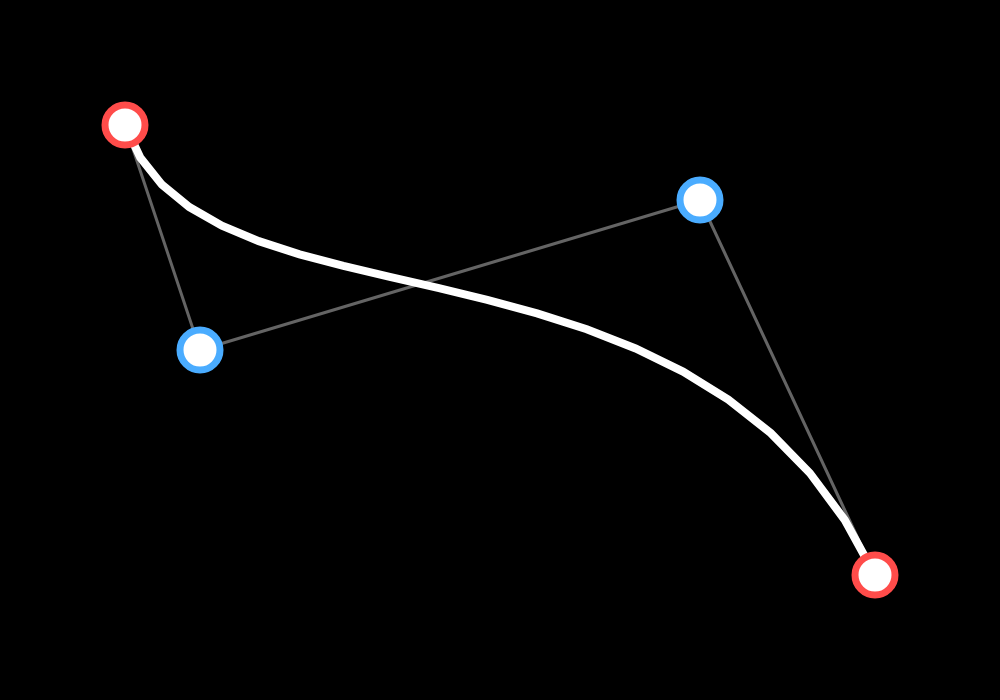
Frame 1 (no input)
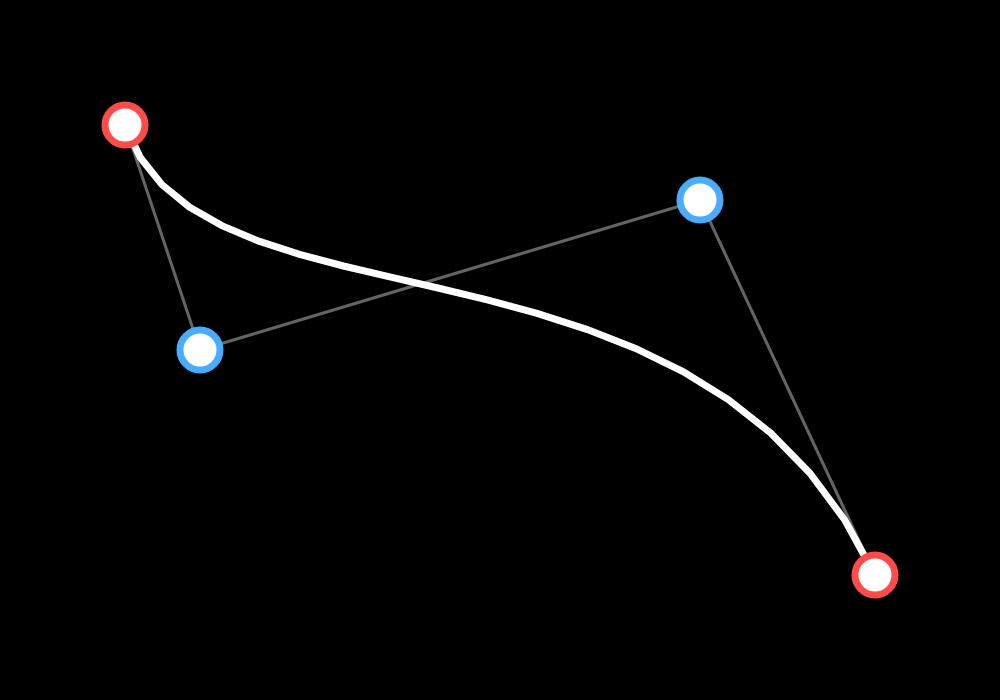
Frame 60 (no input)
Frame 120 (the mouse pressed at the canvas centre since frame 60): identical to frame 60, image omitted

The p5.js sketch that drew these frames (run headless with seeded random() and noise() and a simulated clock; from frame 60 on, the mouse is pressed at the canvas centre):

// p5.js sketch
// ── sketch.js
//Bezier cubico
//Miguel Rodriguez
//23-04-24

const WIDTH = 1000
const HEIGHT = 700
let moviendo

let p0
let p1
let p2
let p3

let points = []

let res_slider
let extra_cb
let textP


function setup(){
    createCanvas(WIDTH, HEIGHT)
    background(0)
    p0 = createVector(125,125)
    p1 = createVector(200,350)
    p2 = createVector(700,200)
    p3 = createVector(875,575)
    stroke(150)
    strokeWeight(8)
    fill(255)

    res_slider = createSlider(1, 40, 20, 1)
    //extra_cb = createCheckbox()
    //textP = createP('Draw itermediate interpolations')
}

function mouseDragged(){
    if(mouseX < WIDTH && mouseY < HEIGHT){
        if(moviendo){
            moviendo.x = mouseX
            moviendo.y = mouseY
        }
        else if(dist(mouseX, mouseY, p0.x, p0.y) < 40){
            if(!moviendo) moviendo = p0
            p0.x = mouseX
            p0.y = mouseY
        }
        else if(dist(mouseX, mouseY, p1.x, p1.y) < 40){
            if(!moviendo) moviendo = p1
            p1.x = mouseX
            p1.y = mouseY
        }
        else if(dist(mouseX, mouseY, p2.x, p2.y) < 40){
            if(!moviendo) moviendo = p2
            p2.x = mouseX
            p2.y = mouseY
        }
        else if(dist(mouseX, mouseY, p3.x, p3.y) < 40){
            if(!moviendo) moviendo = p3
            p3.x = mouseX
            p3.y = mouseY
        }
        
    }
}

function draw(){
    background(0)
    if(!mouseIsPressed) moviendo = undefined

    stroke(255)
    computeBezier(res_slider.value())
    beginShape()
    noFill()
    for(let p of points){
        vertex(p.x, p.y)
    }
    endShape()

    fill(255)
    strokeWeight(3)
    stroke(255, 100)
    line(p0.x, p0.y, p1.x, p1.y)
    line(p2.x, p2.y, p1.x, p1.y)
    line(p3.x, p3.y, p2.x, p2.y)
    strokeWeight(7)
    stroke(255, 76, 74)
    ellipse(p0.x, p0.y, 40)
    ellipse(p3.x, p3.y, 40)
    stroke(74, 172, 255)
    ellipse(p1.x, p1.y, 40)
    ellipse(p2.x, p2.y, 40)
    
}

function pointOnCubicBezier(t)
{
    let ax, bx, cx
    let ay, by, cy
    let tSquared, tCubed
    let result = createVector(0,0)


    cx = 3.0 * (p1.x - p0.x);
    bx = 3.0 * (p2.x - p1.x) - cx;
    ax = p3.x - p0.x - cx - bx;
    
    cy = 3.0 * (p1.y - p0.y);
    by = 3.0 * (p2.y - p1.y) - cy;
    ay = p3.y - p0.y - cy - by;
    
    
    tSquared = t * t;
    tCubed = tSquared * t;
    
    result.x = (ax * tCubed) + (bx * tSquared) + (cx * t) + p0.x;
    result.y = (ay * tCubed) + (by * tSquared) + (cy * t) + p0.y;

    return result;
}


function computeBezier(n) {
    let dt = 1.0 / ( n - 1 );
    points = []

    for(let i = 0; i < n; i++){
        points.push(pointOnCubicBezier(i*dt))
    }
}
